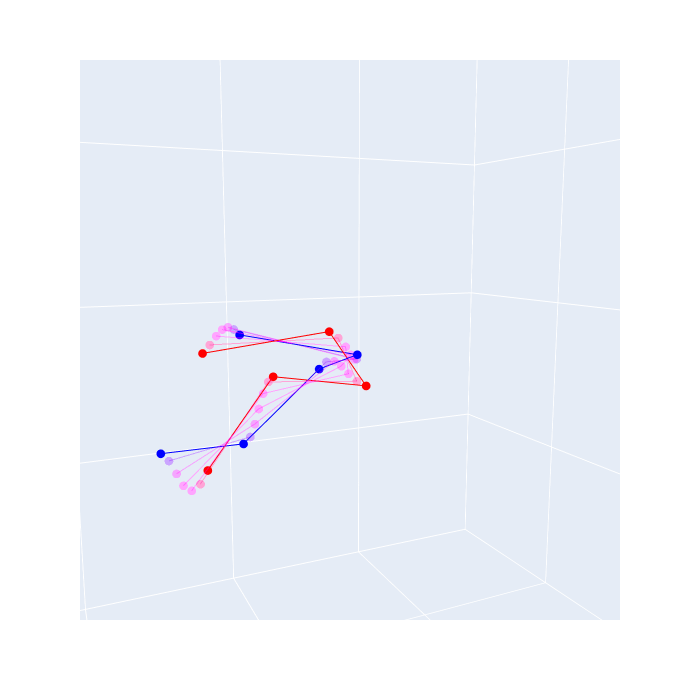

Source (notebook cell):
### Code cell
# view 1

i=9
angle = np.pi*2.05/3.
radius = 0.75
eye_x = radius * np.cos(angle) + 0.7
eye_y = radius * np.sin(angle)
fig1 = sim.visualise_simulation_evolution(
        configurations[5 * i : 5 * (i + 4) : 3],
        count,
        range_x=(-0.2, 2),
        range_y=(-0.2, 2),
        range_z=(-0.2, 2),
        # color_disc_map=lambda val: f"rgba({255*val}, 0, {255*(1.-val)}, {(np.sin(np.abs(val*np.pi - np.pi/2))**3 + 0.3)/1.5 })", #val*0.7+0.3
        color_disc_map=lambda val: f"rgba({255*val}, 0, {255*(1.-val)}, {np.piecewise(val, [val == 0. or val == 1., val != 0 and val != 1], [1, 0.3])})",
        show_legend=False,
    ).update_layout(
        scene=dict(
            xaxis=dict(range=[-2, 2], dtick=1),
            yaxis=dict(range=[-2, 2], dtick=1),
            zaxis=dict(range=[-2, 2], dtick=1),
            aspectmode="manual",
            aspectratio=dict(x=1, y=1, z=1),
        ),
        scene_camera=dict(eye=dict(x=eye_x, y=eye_y, z=0.1)))
fig1.show()
# fig1.write_image('plot1.pdf')

### Figure 1 — Plotly figure (JSON) as saved in the notebook; plotly's stock layout.template omitted (floating-point values rounded to 4 significant figures)
{"data": [{"hovertemplate": "color=0.0<br>X=%{x}<br>Y=%{y}<br>Z=%{z}<extra></extra>", "legendgroup": "0.0", "line": {"color": "rgba(0.0, 0, 255.0, 1.0)", "dash": "solid"}, "marker": {"size": 3, "symbol": "circle"}, "mode": "lines+markers", "name": "0.0", "scene": "scene", "showlegend": true, "type": "scatter3d", "x": [0.45, 0.1076, 0.4187, 0.7548, 1.004], "y": [-0.06615, 0.2949, 0.6846, 1.044, 1.458], "z": [0.03914, -0.009644, 0.02777, -0.0595, 0.07074]}, {"hovertemplate": "color=0.16666666666666666<br>X=%{x}<br>Y=%{y}<br>Z=%{z}<extra></extra>", "legendgroup": "0.16666666666666666", "line": {"color": "rgba(42.5, 0, 212.5, 0.3)", "dash": "solid"}, "marker": {"size": 3, "symbol": "circle"}, "mode": "lines+markers", "name": "0.16666666666666666", "scene": "scene", "showlegend": true, "type": "scatter3d", "x": [0.48, 0.09197, 0.3834, 0.7273, 0.9862], "y": [-0.04226, 0.2574, 0.6567, 1.006, 1.421], "z": [0.06513, -0.03293, 0.0423, -0.0565, 0.04538]}, {"hovertemplate": "color=0.3333333333333333<br>X=%{x}<br>Y=%{y}<br>Z=%{z}<extra></extra>", "legendgroup": "0.3333333333333333", "line": {"color": "rgba(85.0, 0, 170.00000000000003, 0.3)", "dash": "solid"}, "marker": {"size": 3, "symbol": "circle"}, "mode": "lines+markers", "name": "0.3333333333333333", "scene": "scene", "showlegend": true, "type": "scatter3d", "x": [0.51, 0.08181, 0.3467, 0.7054, 0.97], "y": [-0.01359, 0.2152, 0.6319, 0.9725, 1.394], "z": [0.07859, -0.04106, 0.03735, -0.03593, 0.01229]}, {"hovertemplate": "color=0.5<br>X=%{x}<br>Y=%{y}<br>Z=%{z}<extra></extra>", "legendgroup": "0.5", "line": {"color": "rgba(127.5, 0, 127.5, 0.3)", "dash": "solid"}, "marker": {"size": 3, "symbol": "circle"}, "mode": "lines+markers", "name": "0.5", "scene": "scene", "showlegend": true, "type": "scatter3d", "x": [0.54, 0.07727, 0.3139, 0.6863, 0.9541], "y": [0.01618, 0.1736, 0.6116, 0.9444, 1.366], "z": [0.07481, -0.03049, 0.01647, -0.006715, -0.02055]}, {"hovertemplate": "color=0.6666666666666666<br>X=%{x}<br>Y=%{y}<br>Z=%{z}<extra></extra>", "legendgroup": "0.6666666666666666", "line": {"color": "rgba(170.0, 0, 85.00000000000001, 0.3)", "dash": "solid"}, "marker": {"size": 3, "symbol": "circle"}, "mode": "lines+markers", "name": "0.6666666666666666", "scene": "scene", "showlegend": true, "type": "scatter3d", "x": [0.57, 0.08238, 0.2816, 0.6649, 0.9331], "y": [0.04323, 0.1366, 0.5951, 0.914, 1.33], "z": [0.05512, -0.004044, -0.01362, 0.02376, -0.04552]}, {"hovertemplate": "color=0.8333333333333333<br>X=%{x}<br>Y=%{y}<br>Z=%{z}<extra></extra>", "legendgroup": "0.8333333333333333", "line": {"color": "rgba(212.49999999999997, 0, 42.50000000000002, 0.3)", "dash": "solid"}, "marker": {"size": 3, "symbol": "circle"}, "mode": "lines+markers", "name": "0.8333333333333333", "scene": "scene", "showlegend": true, "type": "scatter3d", "x": [0.6, 0.102, 0.2455, 0.639, 0.9078], "y": [0.0641, 0.1083, 0.5818, 0.8774, 1.288], "z": [0.02638, 0.02849, -0.04353, 0.04465, -0.05097]}, {"hovertemplate": "color=1.0<br>X=%{x}<br>Y=%{y}<br>Z=%{z}<extra></extra>", "legendgroup": "1.0", "line": {"color": "rgba(255.0, 0, 0.0, 1.0)", "dash": "solid"}, "marker": {"size": 3, "symbol": "circle"}, "mode": "lines+markers", "name": "1.0", "scene": "scene", "showlegend": true, "type": "scatter3d", "x": [0.63, 0.1333, 0.2075, 0.6137, 0.8852], "y": [0.07611, 0.09222, 0.5725, 0.8411, 1.252], "z": [-0.00135, 0.05355, -0.064, 0.04947, -0.03889]}], "layout": {"height": 700, "legend": {"title": {"text": "color"}, "tracegroupgap": 0}, "margin": {"t": 60}, "scene": {"aspectmode": "manual", "aspectratio": {"x": 1, "y": 1, "z": 1}, "camera": {"eye": {"x": 0.2915, "y": 0.629, "z": 0.1}}, "domain": {"x": [0, 1], "y": [0, 1]}, "xaxis": {"dtick": 1, "range": [-2, 2], "showgrid": true, "title": {"text": "X"}, "zeroline": true}, "yaxis": {"dtick": 1, "range": [-2, 2], "showgrid": true, "title": {"text": "Y"}, "zeroline": true}, "zaxis": {"dtick": 1, "range": [-2, 2], "showgrid": true, "title": {"text": "Z"}, "zeroline": true}}, "showlegend": false, "width": 700}}
